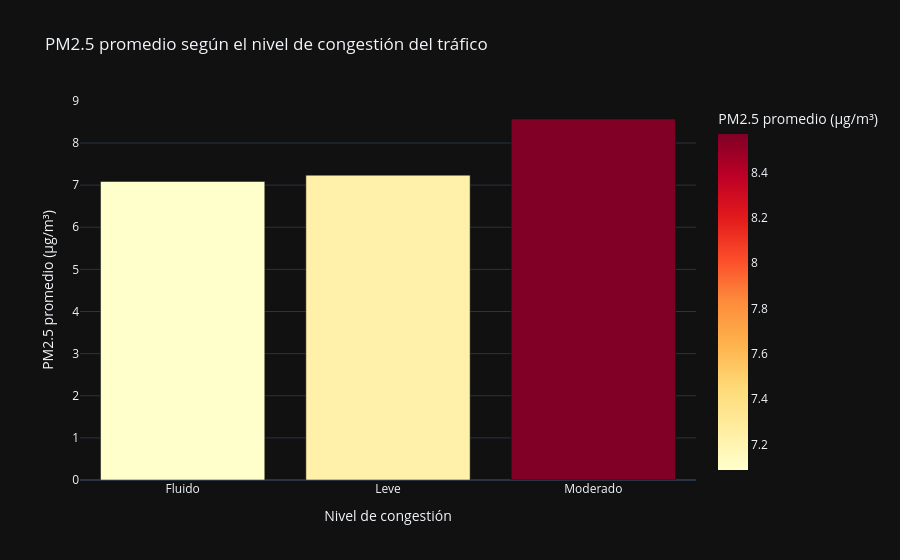

The code cell stored with this chart in its notebook:
### Code cell
visualizar.graficar_pm25_por_congestion()

### Figure 1 — Plotly figure (JSON) as saved in the notebook; plotly's stock layout.template omitted (floating-point values rounded to 4 significant figures)
{"data": [{"hovertemplate": "Nivel de congestión=%{x}<br>PM2.5 promedio (µg/m³)=%{marker.color}<extra></extra>", "legendgroup": "", "marker": {"color": [7.088, 7.237, 8.57], "coloraxis": "coloraxis", "pattern": {"shape": ""}}, "name": "", "orientation": "v", "showlegend": false, "textposition": "auto", "x": ["Fluido", "Leve", "Moderado"], "xaxis": "x", "y": [7.088, 7.237, 8.57], "yaxis": "y", "type": "bar"}], "layout": {"xaxis": {"anchor": "y", "domain": [0.0, 1.0], "title": {"text": "Nivel de congestión"}, "categoryorder": "array", "categoryarray": ["Fluido", "Leve", "Moderado", "Pesado"]}, "yaxis": {"anchor": "x", "domain": [0.0, 1.0], "title": {"text": "PM2.5 promedio (µg/m³)"}}, "coloraxis": {"colorbar": {"title": {"text": "PM2.5 promedio (µg/m³)"}}, "colorscale": [[0.0, "rgb(255,255,204)"], [0.125, "rgb(255,237,160)"], [0.25, "rgb(254,217,118)"], [0.375, "rgb(254,178,76)"], [0.5, "rgb(253,141,60)"], [0.625, "rgb(252,78,42)"], [0.75, "rgb(227,26,28)"], [0.875, "rgb(189,0,38)"], [1.0, "rgb(128,0,38)"]], "autocolorscale": false}, "legend": {"tracegroupgap": 0}, "title": {"text": "PM2.5 promedio según el nivel de congestión del tráfico"}, "barmode": "relative"}}
